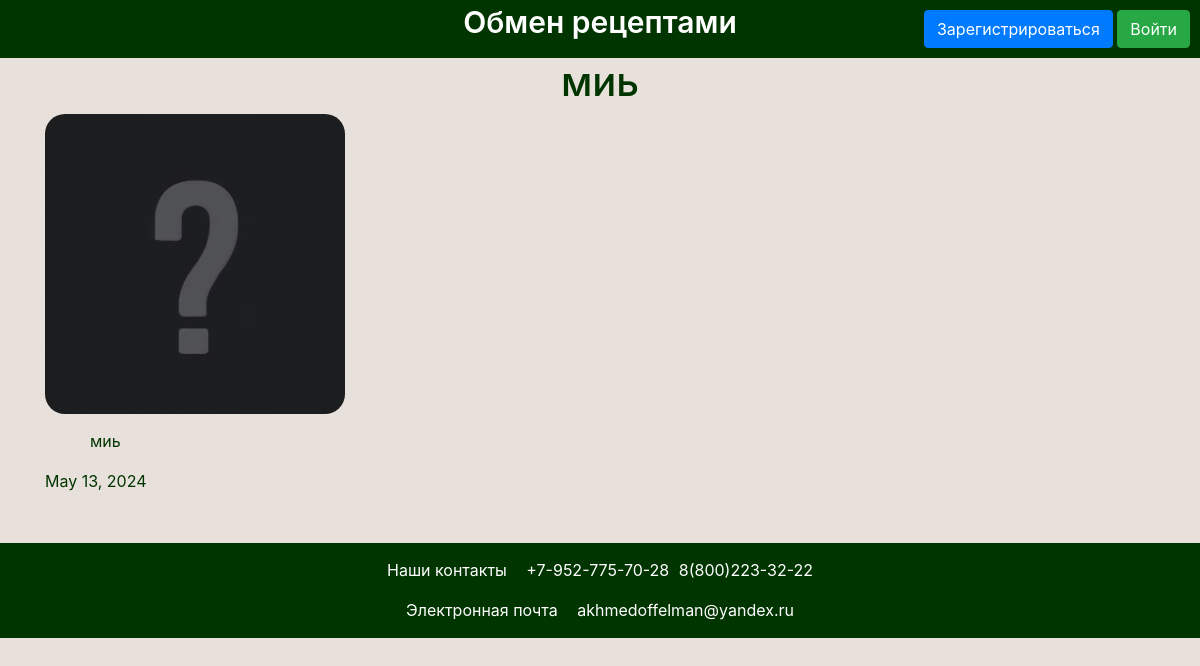
/recipe/3, run on the app's committed database.
### data/recipe_model.py (models this page shows)
class Recipe(SqlAlchemyBase, SerializerMixin):
    __tablename__ = 'recipes'
    id = sqlalchemy.Column(sqlalchemy.Integer,
                           primary_key=True, autoincrement=True)
    title = sqlalchemy.Column(sqlalchemy.String, nullable=True)
    dish_image = sqlalchemy.Column(sqlalchemy.String,
                                   nullable=True)
    content = sqlalchemy.Column(sqlalchemy.String, nullable=True)
    created_date = sqlalchemy.Column(sqlalchemy.String,
                                     default=datetime.datetime.now().strftime("%B %d, %Y"))
    is_private = sqlalchemy.Column(sqlalchemy.Boolean, default=True)
    user_id = sqlalchemy.Column(sqlalchemy.Integer,
                                sqlalchemy.ForeignKey("users.id"))
    user = orm.relationship('User')

### main.py (the view)
@app.route('/recipe/<int:_id>')
def recipe(_id: int):
    db_sess = create_session()
    recipe = db_sess.query(Recipe).filter(Recipe.id == _id).first()
    return render_template('recipe.html', recipe=recipe)

### data/db_session.py (called while the page is built)
def create_session() -> Session:
    global __factory
    return __factory()

### templates/recipe.html (shortened to what this page needs)
{% extends "base.html" %}
{% block styles %}
<link rel="stylesheet" type="text/css" href="{{ url_for('static', filename='css/recipe.css') }}">
{% endblock %}
{% block content %}
<div class="recipe_header">
    <h1>{{ recipe.title }}</h1>
</div>
<div class="recipe_img">
    <img src="/static/users_img/{{ recipe.dish_image }}" width="300" height="300" onerror="this.src='/static/img/default_image.jpg';">
</div>
<div class="recipe_content">
    <p class="recipe_content_text">{{ recipe.content }}</p>
</div>
<div class="recipe_created_date">
    <p>{{ recipe.created_date }}</p>
</div>
{% endblock %}

### static/css/recipe.css (style rules this page uses)
.recipe_header { text-align: center; }
.recipe_img { display: flex; justify-content: left; }
.recipe_img > img { border-radius: 20px; }
.recipe_content_text { text-indent: 45px; padding-top: 15px; }

### static/css/base.css (style rules this page uses)
body { background-color: #E8E1DB; }

### data on the page
Recipe: title "миь", content "миь", created_date "May 13, 2024"
